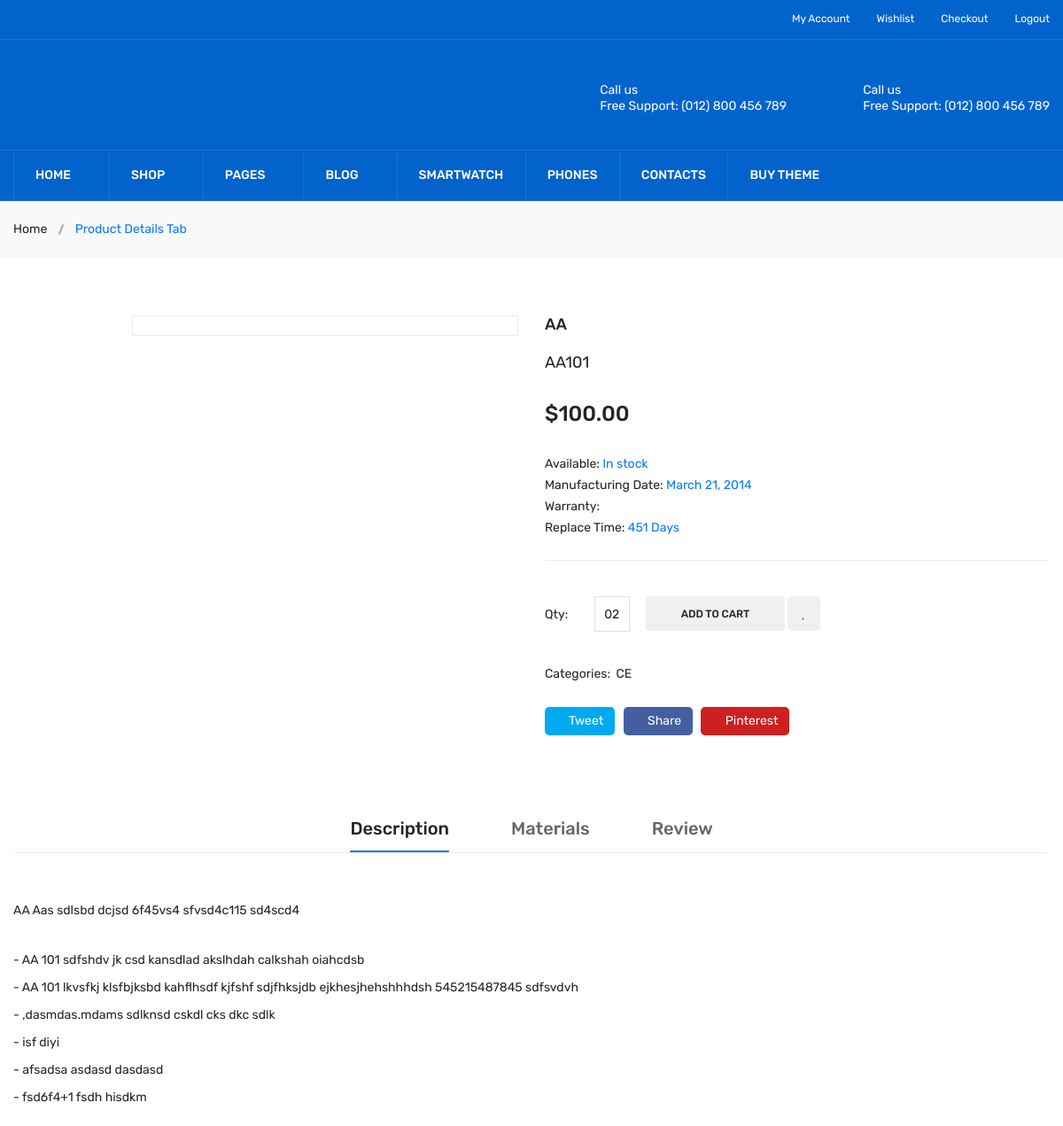
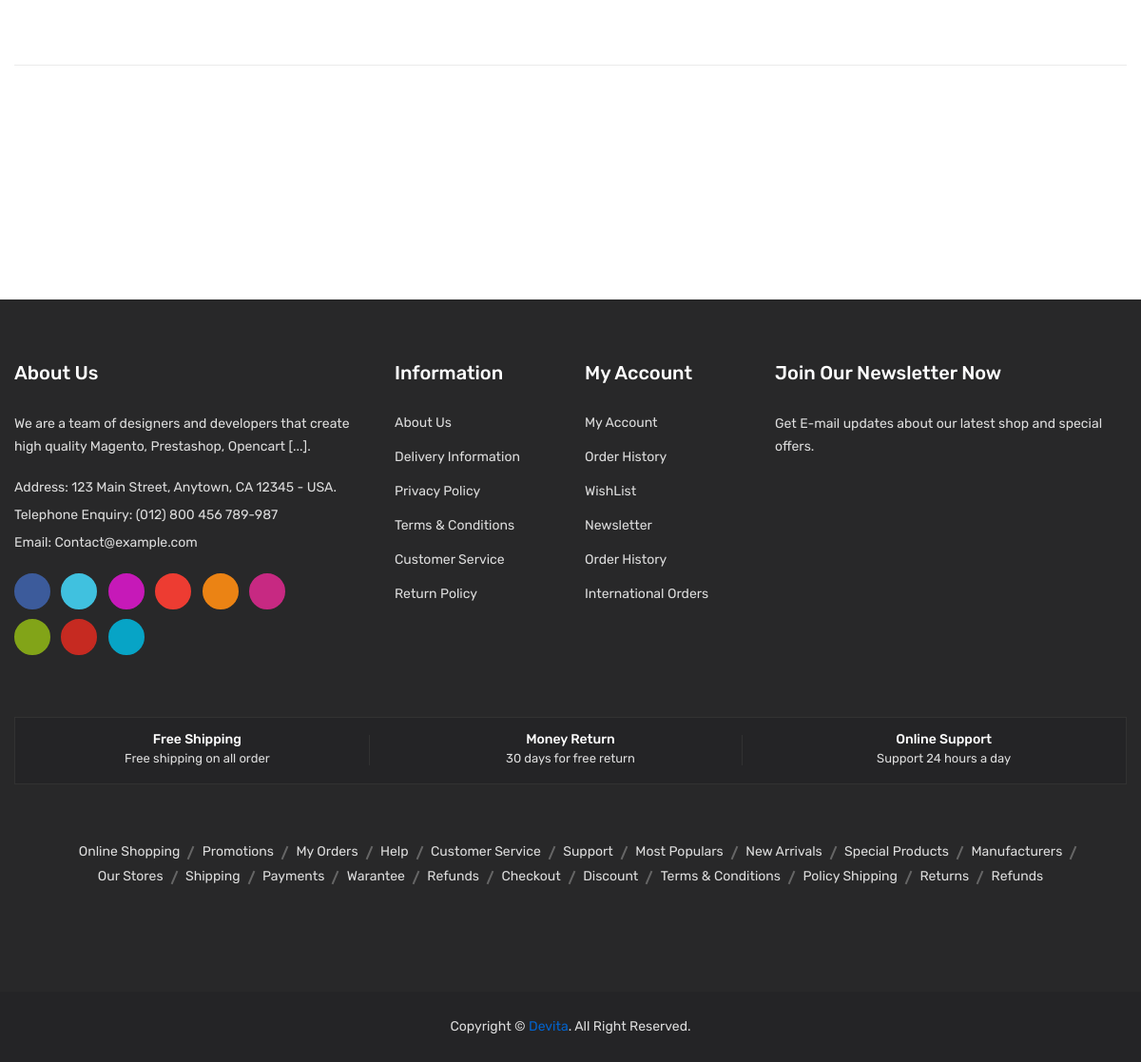
Screenshot of /EngineeringTools/Product_Details/6 (signed in) with the database file from the repository (2 pictures, top to bottom).
### Company/models.py (models this page shows, shortened)
class Product_Hardware(models.Model):
    p_company_id = models.CharField(max_length = 20)
    p_name = models.CharField(max_length = 50)
    p_model_no = models.CharField(max_length = 20)
    p_bio = models.TextField()
    p_manufacturing_date = models.DateField()
    p_img_1 = models.ImageField(upload_to= upload_product_img_path)
    p_img_2 = models.ImageField(upload_to= upload_product_img_path)
    p_img_3 = models.ImageField(upload_to= upload_product_img_path, null=True, blank=True)
    p_img_4 = models.ImageField(upload_to= upload_product_img_path, null=True, blank=True)
    p_img_5 = models.ImageField(upload_to= upload_product_img_path, null=True, blank=True)
    p_img_6 = models.ImageField(upload_to= upload_product_img_path, null=True, blank=True)
    p_catagory = models.ForeignKey(Product_Catagory, on_delete = models.CASCADE)
    p_price = models.DecimalField(max_digits = 10, decimal_places = 2)
    P_warranty = models.DecimalField(max_digits = 4, decimal_places = 2)
    p_replace_time = models.CharField(max_length = 3)
    p_ppt = models.FileField( upload_to=upload_ppt_path, null= True, blank= True)
    p_pdf = models.FileField(upload_to = upload_pdf_path,null=True, blank=True)
    p_blog_link = models.URLField(null=True, blank=True)
    p_youtube_link = models.URLField(null=True, blank=True)
    p_software_link = models.URLField(max_length = 200, null=True, blank= True)
    p_feature_1 = models.CharField(max_length = 300)
    p_feature_2 = models.CharField(max_length=300)
    p_feature_3 = models.CharField(max_length=300, null=True, blank=True)
    p_feature_4 = models.CharField(max_length=300, null=True, blank=True)
    p_feature_5 = models.CharField(max_length=300, null=True, blank=True)
    p_feature_6 = models.CharField(max_length=300, null=True, blank=True)
    p_creation_date = models.DateTimeField(auto_now_add= True)
    p_updated_date = models.DateTimeField(auto_now= True)

class Product_Catagory(models.Model):
    catagory_name = models.CharField(max_length=20, unique=True)

### User/views.py (the view)
def Product_Details_View(request, ID):
    temp = "User/product_details.html"
    data = Product_Hardware.objects.get(id = ID)
    category = Product_Catagory.objects.get(id = data.p_catagory_id)
    review_form = Product_Review_form()
    review_data = Product_Review.objects.filter(product_id = ID)
    InWishlist = Wishlist.objects.filter(product_name__iexact=data.p_name, user_email__iexact=request.user.email).exists()
    return render(request, temp, {'data':data, 'categoryName':category.catagory_name, 'review_form':review_form, 'review_data':review_data, 'inWishList':InWishlist})

### Company/forms.py
class Product_Review_form(forms.ModelForm):
    class Meta:
        model = Product_Review
        fields = ['message']

### Templates/User/product_details.html (shortened to what this page needs)
{% extends 'User/header_footer.html' %}
{% load static %}
{% load i18n %}
{% load crispy_forms_tags %}
{% block 'content' %}
 <div class="breadcrumb-area gray-bg-7">
            <div class="container">
                <div class="breadcrumb-content">
                    <ul>
                        <li><a href="index.html">Home</a></li>
                        <li class="active">Product Details Tab</li>
                    </ul>
                </div>
            </div>
        </div>
        <div class="product-details pt-65 pb-65">
            <div class="container">
                <div class="row">
                    <div class="col-lg-6 col-md-12">
                        <div class="product-details-img">
                            <div id="gallery" class="product-dec-slider-2">
                                <a data-image="{{ MEDIA_ROOT }}{{ data.p_img_1.url }}" data-zoom-image="{{ MEDIA_ROOT }}{{ data.p_img_1.url }}">
                                </a>
                                <a data-image="{{ MEDIA_ROOT }}{{ data.p_img_2.url }}" data-zoom-image="{{ MEDIA_ROOT }}{{ data.p_img_2.url }}">
                                </a>
                                {% if data.p_img_3 != "" %}
                                <a data-image="{{ MEDIA_ROOT }}{{ data.p_img_3.url }}" data-zoom-image="{{ MEDIA_ROOT }}{{ data.p_img_3.url }}">
                                </a>
                                {% endif %}
                                {% if data.p_img_4 != "" %}
                                <a data-image="{{ MEDIA_ROOT }}{{ data.p_img_4.url }}" data-zoom-image="{{ MEDIA_ROOT }}{{ data.p_img_4.url }}">
                                </a>
                                {% endif %}
                                {% if data.p_img_5 != "" %}
                                <a data-image="{{ MEDIA_ROOT }}{{ data.p_img_5.url }}" data-zoom-image="{{ MEDIA_ROOT }}{{ data.p_img_5.url }}">
                                </a>
                                {% endif %}
                            </div>
                            <div class="zoompro-wrap zoompro-2 pl-20">
                                <div class="zoompro-border zoompro-span">
                                </div>
                            </div>
                        </div>
                    </div>
                    <div class="col-lg-6 col-md-12">
                        <div class="product-details-content">
                            <h4>{{ data.p_name }}</h4>
                            <br>
                            <h5>{{ data.p_model_no }}</h5>
                            <br>
                            <span>${{ data.p_price }}</span>
                            <div class="in-stock">
                                <p>Available: <span>In stock</span></p>
                                <p>Manufacturing Date: <span>{{data.p_manufacturing_date}}</span></p>
                                <p>Warranty: </p>
                                <p>Replace Time: <span>{{data.p_replace_time}} Days</span></p>
                                <br>
                            </div>
                            <div class="quality-add-to-cart">
                                <div class="quality">
                                    <label>Qty:</label>
                                    <input class="cart-plus-minus-box" type="text" name="qtybutton" value="02">
                                </div>
                                <div class="product-action">
                                    <a class="action-cart" title="Add To Cart" href="#"> Add to Cart </a>
                                    {% if inWishList %}
                                        <form method="POST" action="{% url 'Cart:Remove_From_WishList' %}">
                                            <button class="btn" style="width:100%; height:100%; background-color:#EEF0F1; border-radius:5px;">
                                                    <i class="fa fa-heart"></i>
                                            </button>
                                        </form>
                                    {% endif %}
                                </div>
                            </div>
                            <div class="pro-dec-categories">
                                <ul>
                                    <li class="categories-title">Categories:</li>
                                    <li>{{ categoryName }}</li>
                                </ul>
                            </div>
                            <div class="pro-dec-social">
                                <ul>
                                    <li><a target="_blank" class="tweet" href="http://twitter.com/share?url=#url"><i class="ion-social-twitter"></i> Tweet</a></li>
                                    <li><a target="_blank" class="share" href="https://www.facebook.com/sharer/sharer.php?u=#url"><i class="ion-social-facebook"></i> Share</a></li>
                                    <li><a target="_blank" class="pinterest" href="http://pinterest.com/pin/create/button/?url=#url"><i class="ion-social-pinterest"></i> Pinterest</a></li>
                                </ul>
                            </div>
                        </div>
                    </div>
                </div>
            </div>
        </div>
        <div class="description-review-area pt-25 pb-70">
            <div class="container">
                <div class="description-review-wrapper">
                    <div class="description-review-topbar nav text-center">
                        <a class="active" data-toggle="tab" href="#des-details1">Description</a>
                        <a data-toggle="tab" href="#des-details2">Materials</a>
                        <a data-toggle="tab" href="#des-details3">Review</a>
                    </div>
                    <div class="tab-content description-review-bottom">
                        <div id="des-details1" class="tab-pane active">
                            <div class="product-description-wrapper">
                                <p>{{ data.p_bio }}</p>
                                <ul>
                                    <li>-  {{ data.p_feature_1 }}</li>
                                    <li>-  {{ data.p_feature_2 }}</li>
                                    {% if data.p_feature_3 != "" %}
                                        <li>-  {{ data.p_feature_3 }}</li>
                                    {% endif %}
                                    {% if data.p_feature_4 != "" %}
                                        <li>-  {{ data.p_feature_4 }}</li>
                                    {% endif %}
                                    {% if data.p_feature_5 != "" %}
                                        <li>-  {{ data.p_feature_5 }}</li>
                                    {% endif %}
                                    {% if data.p_feature_6 != "" %}
                                        <li>-  {{ data.p_feature_6 }}</li>
                                    {% endif %}
                                </ul>
                            </div>
                        </div>
                    </div>
                </div>
            </div>
        </div>
{% endblock %}

### rows the page displays
Product_Hardware: p_name "AA", p_model_no "AA101", p_price "100.00", p_manufacturing_date "March 21, 2014", p_replace_time "451", p_bio "AA Aas sdlsbd dcjsd 6f45vs4 sfvsd4c115 sd4scd4", p_feature_1 "AA 101 sdfshdv jk csd kansdlad akslhdah calkshah oiahcdsb", p_feature_2 "AA 101 lkvsfkj klsfbjksbd kahflhsdf kjfshf sdjfhksjdb ejkhesjhehshhhdsh 545215487845 sdfsvdvh", p_feature_3 ",dasmdas.mdams sdlknsd cskdl cks dkc sdlk", p_feature_4 "isf diyi", p_feature_5 "afsadsa asdasd dasdasd", p_feature_6 "fsd6f4+1 fsdh hisdkm"
Product_Catagory: catagory_name "CE"
